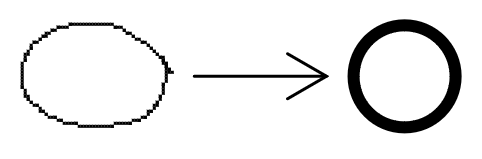
#> input picture triche_circle.png, 482 x 159 px
$ python -i Shape.py   (imports and definitions only)
#> lines starting #> are read from the running program, lines starting #| are printed output that depends on the picture; after the words box and inside, x2 and y2 are one past the last pixel; in counts of white or black regions, pixels touching at a corner belong together
#> further down, picture is the input picture: shape (159, 482, 3); min 0, max 255, mean 235.8
import cv2 as cv
import numpy as np
import gradio as gr

class Shape:
    def __init__(self, img):
        self.img = img

    def detect(self, contour):
        shape = "undefined"
        epsilon = 0.03 * cv.arcLength(contour, True)
        approx = cv.approxPolyDP(contour, epsilon, True)
        if len(approx) == 4:
            shape = "Square"
        elif len(approx) > 5 and len(approx) < 15:
            shape = "triangle"
        else:
            shape = "Circle"
        return shape

def draw_and_detect(img):
    img = cv.cvtColor(img, cv.COLOR_RGBA2BGR)
    img_object = Shape(img)
    threshold, contours = preprocessing_image(img)
    detected_shapes = [img_object.detect(contour) for contour in contours]
    return ', '.join(detected_shapes)

def preprocessing_image(img):
    img_gray = cv.cvtColor(img, cv.COLOR_BGR2GRAY)
    _, threshold = cv.threshold(img_gray, 127, 255, 0)
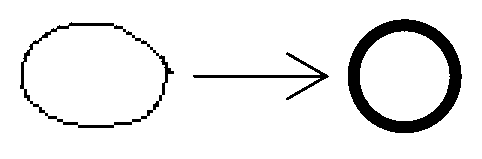
#> threshold: shape (159, 482); 92.5% white; 3 black regions, box (x1, y1, x2, y2) and area: (348, 19, 462, 133) 3856, (20, 22, 174, 128) 1207, (193, 52, 329, 100) 664
    kernel = np.ones((5, 5), np.uint8)
    cv.dilate(threshold, kernel, iterations=1)
    threshold = cv.GaussianBlur(threshold, (15, 15), 0)
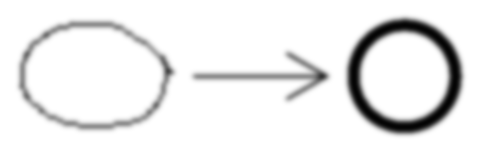
#> threshold: shape (159, 482); min 4, max 255, mean 235.9
    contours, _ = cv.findContours(threshold, cv.RETR_TREE, cv.CHAIN_APPROX_SIMPLE)
#> contours = [[[0, 0], [0, 158], [481, 158], [481, 0]]]
    return threshold, contours

# [1 line that did not run here, left out]
# [1 line not run here, left out]

>>> import cv2
>>> picture = cv2.cvtColor(cv2.imread('triche_circle.png'), cv2.COLOR_BGR2RGB)
>>> result = draw_and_detect(picture)
#> in draw_and_detect, `detected_shapes = [img_object.detect(contour) for contour in contours]`: detected_shapes = ['Square']
#> result = 'Square'
